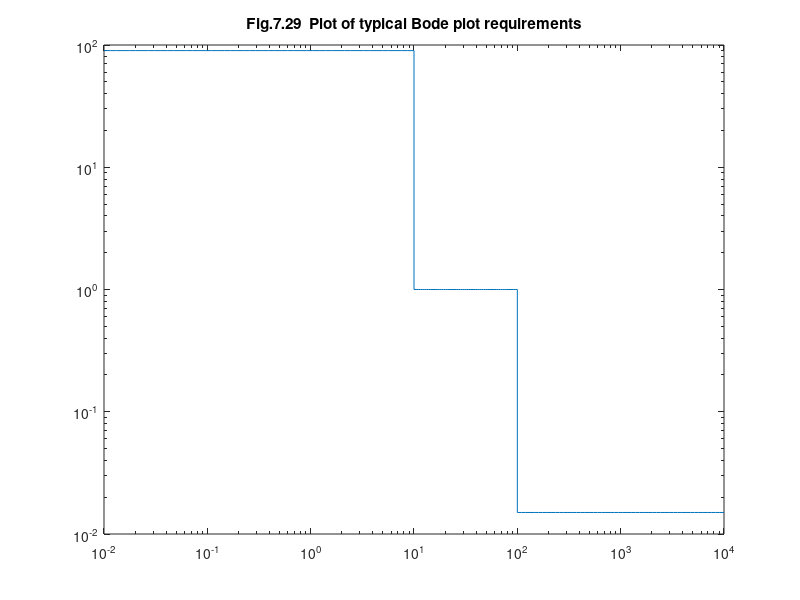

Write the MATLAB code that produced this figure.
%  Figure 7.29      Digital Control of Dynamic Systems, 3e 
%                   Franklin, Powell, Workman
%                   Addison-Wesley Publishing Company, 1998
% Matlab v4.2 or v5.0

clear
clf
w1=logspace(-2,1);
w2=logspace(1,2);
w3=logspace(2,4);
w=[w1 w2 w3];
W=[90*ones(size(w1)) ones(size(w2)) .015*ones(size(w3))];
loglog(w,W)
title('Fig.7.29  Plot of typical Bode plot requirements')
